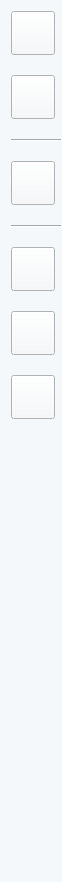
         <widget class="QWidget" name="widget_82" native="true">
          <property name="minimumSize">
           <size>
            <width>62</width>
            <height>882</height>
           </size>
          </property>
          <property name="maximumSize">
           <size>
            <width>62</width>
            <height>16777215</height>
           </size>
          </property>
          <property name="baseSize">
           <size>
            <width>0</width>
            <height>881</height>
           </size>
          </property>
          <property name="styleSheet">
           <string notr="true">background-color: rgb(245, 248, 250);</string>
          </property>
          <layout class="QFormLayout" name="formLayout_2">
           <property name="rightMargin">
            <number>0</number>
           </property>
           <item row="0" column="0">
            <layout class="QGridLayout" name="gridLayout_3">
             <property name="verticalSpacing">
              <number>20</number>
             </property>
             <item row="0" column="0">
              <widget class="QPushButton" name="pushButton_113">
               <property name="sizePolicy">
                <sizepolicy hsizetype="Fixed" vsizetype="Fixed">
                 <horstretch>0</horstretch>
                 <verstretch>0</verstretch>
                </sizepolicy>
               </property>
               <property name="minimumSize">
                <size>
                 <width>44</width>
                 <height>44</height>
                </size>
               </property>
               <property name="maximumSize">
                <size>
                 <width>44</width>
                 <height>44</height>
                </size>
               </property>
               <property name="styleSheet">
                <string notr="true">border-image: url(:/sidebar/Asset 6.png);</string>
               </property>
               <property name="text">
                <string/>
               </property>
              </widget>
             </item>
             <item row="1" column="0">
              <widget class="QPushButton" name="pushButton_114">
               <property name="sizePolicy">
                <sizepolicy hsizetype="Fixed" vsizetype="Fixed">
                 <horstretch>0</horstretch>
                 <verstretch>0</verstretch>
                </sizepolicy>
               </property>
               <property name="minimumSize">
                <size>
                 <width>44</width>
                 <height>44</height>
                </size>
               </property>
               <property name="maximumSize">
                <size>
                 <width>44</width>
                 <height>44</height>
                </size>
               </property>
               <property name="styleSheet">
                <string notr="true">border-image: url(:/sidebar/Asset 8.png);</string>
               </property>
               <property name="text">
                <string/>
               </property>
              </widget>
             </item>
             <item row="2" column="0">
              <widget class="Line" name="line_5">
               <property name="sizePolicy">
                <sizepolicy hsizetype="Fixed" vsizetype="Fixed">
                 <horstretch>0</horstretch>
                 <verstretch>0</verstretch>
                </sizepolicy>
               </property>
               <property name="minimumSize">
                <size>
                 <width>50</width>
                 <height>2</height>
                </size>
               </property>
               <property name="maximumSize">
                <size>
                 <width>50</width>
                 <height>2</height>
                </size>
               </property>
               <property name="orientation">
                <enum>Qt::Horizontal</enum>
               </property>
              </widget>
             </item>
             <item row="3" column="0">
              <widget class="QPushButton" name="pushButton_115">
               <property name="sizePolicy">
                <sizepolicy hsizetype="Fixed" vsizetype="Fixed">
                 <horstretch>0</horstretch>
                 <verstretch>0</verstretch>
                </sizepolicy>
               </property>
               <property name="minimumSize">
                <size>
                 <width>44</width>
                 <height>44</height>
                </size>
               </property>
               <property name="maximumSize">
                <size>
                 <width>44</width>
                 <height>44</height>
                </size>
               </property>
               <property name="styleSheet">
                <string notr="true">border-image: url(:/sidebar/Asset 9.png);</string>
               </property>
               <property name="text">
                <string/>
               </property>
              </widget>
             </item>
             <item row="4" column="0">
              <widget class="Line" name="line_6">
               <property name="sizePolicy">
                <sizepolicy hsizetype="Fixed" vsizetype="Fixed">
                 <horstretch>0</horstretch>
                 <verstretch>0</verstretch>
                </sizepolicy>
               </property>
               <property name="minimumSize">
                <size>
                 <width>50</width>
                 <height>2</height>
                </size>
               </property>
               <property name="maximumSize">
                <size>
                 <width>50</width>
                 <height>2</height>
                </size>
               </property>
               <property name="orientation">
                <enum>Qt::Horizontal</enum>
               </property>
              </widget>
             </item>
             <item row="5" column="0">
              <widget class="QPushButton" name="pushButton_116">
               <property name="sizePolicy">
                <sizepolicy hsizetype="Fixed" vsizetype="Fixed">
                 <horstretch>0</horstretch>
                 <verstretch>0</verstretch>
                </sizepolicy>
               </property>
               <property name="minimumSize">
                <size>
                 <width>44</width>
                 <height>44</height>
                </size>
               </property>
               <property name="maximumSize">
                <size>
                 <width>44</width>
                 <height>44</height>
                </size>
               </property>
               <property name="styleSheet">
                <string notr="true">border-image: url(:/sidebar/Asset 10.png);</string>
               </property>
               <property name="text">
                <string/>
               </property>
              </widget>
             </item>
             <item row="6" column="0">
              <widget class="QPushButton" name="pushButton_30">
               <property name="sizePolicy">
                <sizepolicy hsizetype="Fixed" vsizetype="Fixed">
                 <horstretch>0</horstretch>
                 <verstretch>0</verstretch>
                </sizepolicy>
               </property>
               <property name="minimumSize">
                <size>
                 <width>44</width>
                 <height>44</height>
                </size>
               </property>
               <property name="maximumSize">
                <size>
                 <width>44</width>
                 <height>44</height>
                </size>
               </property>
               <property name="styleSheet">
                <string notr="true">border-image: url(:/sidebar/Asset 11.png);</string>
               </property>
               <property name="text">
                <string/>
               </property>
              </widget>
             </item>
             <item row="7" column="0">
              <widget class="QPushButton" name="pushButton_118">
               <property name="sizePolicy">
                <sizepolicy hsizetype="Fixed" vsizetype="Fixed">
                 <horstretch>0</horstretch>
                 <verstretch>0</verstretch>
                </sizepolicy>
               </property>
               <property name="minimumSize">
                <size>
                 <width>44</width>
                 <height>44</height>
                </size>
               </property>
               <property name="maximumSize">
                <size>
                 <width>44</width>
                 <height>44</height>
                </size>
               </property>
               <property name="styleSheet">
                <string notr="true">border-image: url(:/sidebar/Asset 12.png);</string>
               </property>
               <property name="text">
                <string/>
               </property>
              </widget>
             </item>
            </layout>
           </item>
          </layout>
         </widget>
